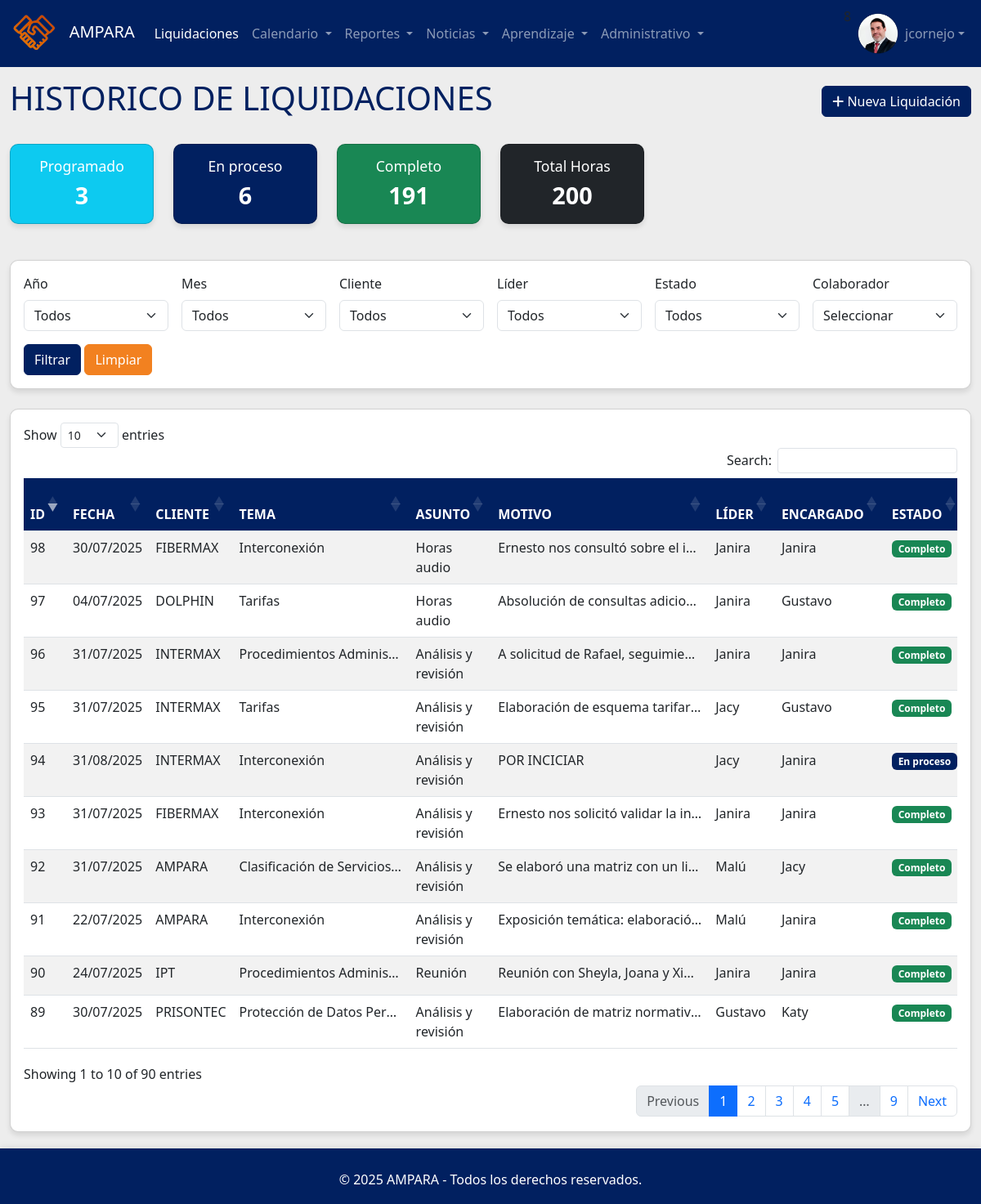
The page /liquidaciones.php (signed in) on the database its author committed.
### tables this page shows
CREATE TABLE `empleado` (
  `idempleado` int(11) NOT NULL,
  `nombres` varchar(100) NOT NULL,
  `paterno` varchar(50) NOT NULL,
  `materno` varchar(50) NOT NULL,
  `nombrecorto` varchar(50) DEFAULT NULL,
  `dni` varchar(10) NOT NULL,
  `nacimiento` date NOT NULL,
  `lugarnacimiento` varchar(100) NOT NULL,
  `domicilio` varchar(150) NOT NULL,
  `estadocivil` varchar(50) NOT NULL,
  `correopersonal` varchar(100) NOT NULL,
  `correocorporativo` varchar(100) NOT NULL,
  `telcelular` varchar(15) NOT NULL,
  `telfijo` varchar(10) NOT NULL,
  `horasmeta` int(11) NOT NULL DEFAULT 30,
  `area` varchar(50) NOT NULL,
  `cargo` varchar(50) NOT NULL,
  `derechohabiente` varchar(50) NOT NULL,
  `cantidadhijos` int(11) NOT NULL,
  `contactoemergencia` varchar(100) NOT NULL,
  `nivelestudios` varchar(50) NOT NULL,
  `regimenpension` varchar(50) NOT NULL,
  `fondopension` varchar(50) NOT NULL,
  `cussp` varchar(50) NOT NULL,
  `modalidad` varchar(50) NOT NULL,
  `rutafoto` varchar(250) NOT NULL,
  `activo` int(11) NOT NULL,
  `editor` int(11) NOT NULL DEFAULT 0,
  `registrado` timestamp NOT NULL DEFAULT current_timestamp(),
  `modificado` timestamp NOT NULL DEFAULT current_timestamp()
);

CREATE TABLE `liquidacion` (
  `idliquidacion` int(11) NOT NULL,
  `fecha` date NOT NULL,
  `asunto` varchar(1500) NOT NULL,
  `tema` int(11) NOT NULL,
  `motivo` mediumtext NOT NULL,
  `tipohora` varchar(45) NOT NULL,
  `acargode` int(11) NOT NULL,
  `lider` int(11) NOT NULL,
  `cantidahoras` int(11) NOT NULL,
  `estado` varchar(50) NOT NULL,
  `idcontratocli` int(11) NOT NULL,
  `idpresupuesto` int(11) NOT NULL,
  `activo` int(11) NOT NULL,
  `editor` int(11) NOT NULL DEFAULT 1,
  `registrado` timestamp NOT NULL DEFAULT current_timestamp(),
  `modificado` timestamp NOT NULL DEFAULT current_timestamp()
);

CREATE TABLE `cliente` (
  `idcliente` int(11) NOT NULL,
  `razonsocial` varchar(50) NOT NULL,
  `nombrecomercial` varchar(50) NOT NULL,
  `ruc` varchar(15) NOT NULL,
  `direccion` varchar(150) NOT NULL,
  `telefono` varchar(15) NOT NULL,
  `sitioweb` varchar(150) NOT NULL,
  `representante` varchar(100) NOT NULL,
  `telrepresentante` varchar(15) NOT NULL,
  `correorepre` varchar(150) NOT NULL,
  `gerente` varchar(150) NOT NULL,
  `telgerente` varchar(15) NOT NULL,
  `correogerente` varchar(150) NOT NULL,
  `activo` int(11) NOT NULL DEFAULT 1,
  `editor` int(11) NOT NULL DEFAULT 1,
  `registrado` timestamp NOT NULL DEFAULT current_timestamp(),
  `modificado` timestamp NOT NULL DEFAULT current_timestamp()
);

CREATE TABLE `tema` (
  `idtema` int(11) NOT NULL,
  `descripcion` varchar(500) NOT NULL,
  `idencargado` int(11) DEFAULT NULL,
  `comentario` varchar(500) NOT NULL,
  `activo` int(11) NOT NULL DEFAULT 1,
  `editor` int(11) NOT NULL DEFAULT 1,
  `registrado` int(11) NOT NULL DEFAULT current_timestamp(),
  `modificado` int(11) NOT NULL DEFAULT current_timestamp()
);

### funciones.php (called while the page is built, shortened)
<?php
require_once 'conexion.php';
function obtenerLiquidaciones($filtros = []) {
    global $pdo;
    $sql = "SELECT LIQ.idliquidacion AS 'ID', LIQ.fecha AS 'FECHA', CLI.nombrecomercial AS 'CLIENTE',
            TEM.descripcion AS TEMA, LIQ.asunto AS ASUNTO, LIQ.motivo as MOTIVO,
            LID.nombrecorto AS 'LIDER', LIQ.lider AS 'ID_LIDER', CAR.nombrecorto AS 'ENCARGADO', LIQ.estado AS 'ESTADO',
            LIQ.cantidahoras AS 'HORAS', LIQ.tipohora AS 'TIPOHORA'
            FROM liquidacion LIQ
            INNER JOIN contratocliente CON ON LIQ.idcontratocli=CON.idcontratocli
            INNER JOIN cliente CLI ON CLI.idcliente=CON.idcliente
            INNER JOIN empleado LID ON LIQ.lider=LID.idempleado
            INNER JOIN empleado CAR ON LIQ.acargode=CAR.idempleado
            INNER JOIN tema TEM ON LIQ.tema=TEM.idtema
            WHERE LIQ.activo=1";
    $params = [];
    $sql .= " ORDER BY LIQ.idliquidacion DESC";
    $stmt = $pdo->prepare($sql);
    $stmt->execute($params);
    return $stmt->fetchAll(PDO::FETCH_ASSOC);
}
function obtenerEstadisticasHoras($filtros = []) {
    global $pdo;
    $sql = "SELECT SUM(CASE WHEN estado = 'Programado' THEN cantidahoras ELSE 0 END) AS programado, SUM(CASE WHEN estado = 'En revisión' THEN cantidahoras ELSE 0 END) AS en_revision, SUM(CASE WHEN estado = 'En proceso' THEN cantidahoras ELSE 0 END) AS en_proceso, SUM(CASE WHEN estado = 'Completo' THEN cantidahoras ELSE 0 END) AS completo, SUM(cantidahoras) AS total FROM liquidacion LIQ INNER JOIN contratocliente CON ON LIQ.idcontratocli=CON.idcontratocli INNER JOIN cliente CLI ON CLI.idcliente=CON.idcliente INNER JOIN empleado LID ON LIQ.lider=LID.idempleado WHERE LIQ.activo=1";
    $params = [];
    $stmt = $pdo->prepare($sql);
    $stmt->execute($params);
    return $stmt->fetch(PDO::FETCH_ASSOC);
}
?>

### liquidaciones.php (the view, shortened to what this page needs)
<?php
require_once 'includes/header.php';
require_once 'funciones.php';
$filtros = [
    'anio' => $_GET['anio'] ?? null,
    'mes' => $_GET['mes'] ?? null,
    'cliente' => $_GET['cliente'] ?? null,
    'lider' => $_GET['lider'] ?? null,
    'estado' => $_GET['estado'] ?? null
];
$liquidaciones = obtenerLiquidaciones($filtros);
$estadisticas = obtenerEstadisticasHoras($filtros);
?>
<div class="container-fluid mt-4">
    <div class="d-flex justify-content-between align-items-center mb-4">
        <h1 class="text-primary">HISTORICO DE LIQUIDACIONES</h1>
            <?php if (isset($_SESSION['tipo_usuario']) && ($_SESSION['tipo_usuario'] == 1 || $_SESSION['tipo_usuario'] == 2)): ?>
    <a href="registrar_liquidacion.php" class="btn btn-primary">
        <i class="fas fa-plus"></i> Nueva Liquidación
    </a>
<?php endif; ?>
    </div>
    <div class="row mb-4">
        <?php if (($estadisticas['programado'] ?? 0) > 0): ?>
        <div class="col-md-2">
            <div class="card bg-info text-white">
                <div class="card-body estadisticas-card-body">
                    <h3 class="card-title">Programado</h3>
                    <h2 class="card-text"><?= $estadisticas['programado'] ?></h2>
                </div>
            </div>
        </div>
        <?php endif; ?>
        <?php if (($estadisticas['en_proceso'] ?? 0) > 0): ?>
        <div class="col-md-2">
            <div class="card bg-primary text-white">
                <div class="card-body estadisticas-card-body">
                    <h3 class="card-title">En proceso</h3>
                    <h2 class="card-text"><?= $estadisticas['en_proceso'] ?></h2>
                </div>
            </div>
        </div>
        <?php endif; ?>
        <?php if (($estadisticas['completo'] ?? 0) > 0): ?>
        <div class="col-md-2">
            <div class="card bg-success text-white">
                <div class="card-body estadisticas-card-body">
                    <h3 class="card-title">Completo</h3>
                    <h2 class="card-text"><?= $estadisticas['completo'] ?></h2>
                </div>
            </div>
        </div>
        <?php endif; ?>
        <?php
        if (($estadisticas['total'] ?? 0) > 0):
        ?>
        <div class="col-md-2">
            <div class="card bg-dark text-white">
                <div class="card-body estadisticas-card-body">
                    <h3 class="card-title">Total Horas</h3>
                    <h2 class="card-text"><?= $estadisticas['total'] ?></h2>
                </div>
            </div>
        </div>
        <?php endif; ?>
    </div>
    <div class="card mb-4">
        <div class="card-body">
            <form id="filtrosForm" method="GET" class="row g-3">
                <div class="col-md-2">
                    <label for="anio" class="form-label">Año</label>
                    <select id="anio" name="anio" class="form-select">
                        <option value="">Todos</option>
                    </select>
                </div>
                <div class="col-md-2">
                    <label for="mes" class="form-label">Mes</label>
                    <select id="mes" name="mes" class="form-select">
                        <option value="">Todos</option>
                    </select>
                </div>
                <div class="col-md-2">
                    <label for="cliente" class="form-label">Cliente</label>
                    <select id="cliente" name="cliente" class="form-select">
                        <option value="">Todos</option>
                    </select>
                </div>
                <div class="col-md-2">
                    <label for="lider" class="form-label">Líder</label>
                    <select id="lider" name="lider" class="form-select">
                        <option value="">Todos</option>
                    </select>
                </div>
                <div class="col-md-2">
                    <label for="estado" class="form-label">Estado</label>
                    <select id="estado" name="estado" class="form-select">
                        <option value="">Todos</option>
                    </select>
                </div>
                <div class="col-md-2">
                    <label for="colaborador" class="form-label">Colaborador</label>
                    <select id="colaborador" name="colaborador" class="form-select">
                        <option value="">Seleccionar</option>
                    </select>
                </div>
                <div class="col-md-12">
                    <button type="submit" class="btn btn-primary">Filtrar</button>
                    <button type="button" id="limpiarFiltros" class="btn btn-orange">Limpiar</button>
                </div>
            </form>
        </div>
    </div>
    <div class="card">
        <div class="card-body">
            <div class="table-responsive">
                <table id="tablaLiquidaciones" class="table table-striped table-hover">
                    <thead>
                        <tr>
                            <th>ID</th>
                            <th>FECHA</th>
                            <th>CLIENTE</th>
                            <th>TEMA</th>
                            <th>ASUNTO</th>
                            <th>MOTIVO</th>
                            <th>LÍDER</th>
                            <th>ENCARGADO</th>
                            <th>ESTADO</th>
                        </tr>
                    </thead>
                    <tbody>
                        <?php foreach ($liquidaciones as $liq): ?>
                            <tr>
                                <td><?= $liq['ID'] ?></td>
                                <td><?= date('d/m/Y', strtotime($liq['FECHA'])) ?></td>
                                <td><?= htmlspecialchars($liq['CLIENTE']) ?></td>
                                <td><?= htmlspecialchars($liq['TEMA']) ?></td>
                                <td><?= htmlspecialchars($liq['ASUNTO']) ?></td>
                                <td><?= htmlspecialchars($liq['MOTIVO']) ?></td>
                                <td><?= htmlspecialchars($liq['LIDER']) ?></td>
                                <td><?= htmlspecialchars($liq['ENCARGADO']) ?></td>
                                <td>
                                    <span class="badge
                                        <?= $liq['ESTADO'] == 'Programado' ? 'bg-info' : '' ?>
                                        <?= $liq['ESTADO'] == 'En revisión' ? 'bg-warning' : '' ?>
                                        <?= $liq['ESTADO'] == 'En proceso' ? 'bg-primary' : '' ?>
                                        <?= $liq['ESTADO'] == 'Completo' ? 'bg-success' : '' ?>">
                                        <?= $liq['ESTADO'] ?>
                                    </span>
                                </td>
                            </tr>
                        <?php endforeach; ?>
                    </tbody>
                </table>
            </div>
        </div>
    </div>
</div>
<?php require_once 'includes/footer.php'; ?>

### includes/header.php (shortened to what this page needs)
<?php
require_once 'conexion.php';
$ruta_foto_usuario = 'img/fotos/empleados/usuario01.png';
$nombre_usuario_display = 'Usuario';
$tipo_usuario_actual = null;
if (isset($_SESSION['idusuario'])) {
    if (isset($_SESSION['nombre_usuario'])) {
        $nombre_usuario_display = htmlspecialchars($_SESSION['nombre_usuario']);
    }
    if (isset($_SESSION['idemp']) && $pdo) {
        try {
            $stmt_foto = $pdo->prepare("SELECT rutafoto FROM empleado WHERE idempleado = :idemp AND activo = 1");
            $stmt_foto->bindParam(':idemp', $_SESSION['idemp']);
            $stmt_foto->execute();
            $empleado_info = $stmt_foto->fetch(PDO::FETCH_ASSOC);
            if ($empleado_info && !empty($empleado_info['rutafoto'])) {
                $ruta_foto_usuario = htmlspecialchars($empleado_info['rutafoto']);
            }
        } catch (PDOException $e) {
            error_log("Error al obtener rutafoto: " . $e->getMessage());
        }
    }
    if (isset($_SESSION['tipo_usuario'])) {
        $tipo_usuario_actual = $_SESSION['tipo_usuario'];
    }
}
?>
<!DOCTYPE html>
<html lang="es">
<head>
    <link href="https://cdn.jsdelivr.net/npm/bootstrap@5.3.0/dist/css/bootstrap.min.css" rel="stylesheet">
    <link rel="stylesheet" href="https://cdnjs.cloudflare.com/ajax/libs/font-awesome/6.0.0/css/all.min.css">
    <link rel="stylesheet" href="https://cdn.datatables.net/1.11.5/css/dataTables.bootstrap5.min.css">
    <link rel="stylesheet" href="css/estilo.css">
</head>
<body>
    <nav class="navbar navbar-expand-lg navbar-dark bg-primary fixed-top">
        <div class="container-fluid">
            <a class="navbar-brand" href="index.php">
                <img src="img/logo_0.png" alt="Logo" style="height: 50px; margin-right: 10px;">
               AMPARA
            </a>
            <div class="collapse navbar-collapse" id="navbarNavPrincipal">
                <ul class="navbar-nav me-auto mb-2 mb-lg-0">
                    <li class="nav-item">
                        <a class="nav-link active" aria-current="page" href="liquidaciones.php">Liquidaciones</a>
                    </li>
                     <li class="nav-item dropdown">
                        <a class="nav-link dropdown-toggle" href="#" id="navbarDropdownCalendario" role="button" data-bs-toggle="dropdown" aria-expanded="false">
                            Calendario
                        </a>
                    </li>
                    <li class="nav-item dropdown">
                        <a class="nav-link dropdown-toggle" href="#" id="navbarDropdownReportes" role="button" data-bs-toggle="dropdown" aria-expanded="false">
                            Reportes
                        </a>
                    </li>
                    <li class="nav-item dropdown">
                        <a class="nav-link dropdown-toggle" href="#" id="navbarDropdownNoticias" role="button" data-bs-toggle="dropdown" aria-expanded="false">
                            Noticias
                        </a>
                    </li>
                      <li class="nav-item dropdown">
                        <a class="nav-link dropdown-toggle" href="#" id="navbarDropdownAprendizaje" role="button" data-bs-toggle="dropdown" aria-expanded="false">
                            Aprendizaje
                        </a>
                    </li>
                    <?php if ($tipo_usuario_actual == 1):  ?>
                    <li class="nav-item dropdown">
                        <a class="nav-link dropdown-toggle" href="#" id="navbarDropdownAdministrativo" role="button" data-bs-toggle="dropdown" aria-expanded="false">
                            Administrativo
                        </a>
                    </li>
                    <?php endif;?>
                </ul>
                <ul class="navbar-nav ms-auto">
                    <?php if (isset($_SESSION['idusuario'])): echo $_SESSION['idemp'];?>
                        <li class="nav-item dropdown">
                            <a class="nav-link dropdown-toggle d-flex align-items-center" href="#" id="navbarDropdownUser" role="button" data-bs-toggle="dropdown" aria-expanded="false">
                                <img  src="<?php echo $ruta_foto_usuario; ?>" alt="Foto de perfil" class="rounded-circle me-2 user-avatar"  style="height: 50px; width: 50px;">
                                <?php echo $nombre_usuario_display; ?>
                            </a>
                        </li>
                    <?php else: ?>
                        <li class="nav-item">
                            <a class="nav-link" href="../login.php">Iniciar Sesión</a>
                        </li>
                    <?php endif; ?>
                </ul>
            </div>
        </div>
    </nav>
    <div class="container-fluid main-content">
    </div>

### rows shown on the page
empleado: rutafoto (picture)
liquidacion: idliquidacion "98", fecha "30/07/2025", cliente.nombrecomercial "FIBERMAX", tema.descripcion "Interconexión", asunto "Horas audio", motivo "Ernesto nos consultó sobre el i…", acargode.nombrecorto "Janira", estado "Completo"
liquidacion: idliquidacion "97", fecha "04/07/2025", cliente.nombrecomercial "DOLPHIN", tema.descripcion "Tarifas", asunto "Horas audio", motivo "Absolución de consultas adicio…", empleado.nombrecorto "Janira", acargode.nombrecorto "Gustavo", estado "Completo"
liquidacion: idliquidacion "96", fecha "31/07/2025", cliente.nombrecomercial "INTERMAX", tema.descripcion "Procedimientos Adminis…", asunto "Análisis y revisión", motivo "A solicitud de Rafael, seguimie…", acargode.nombrecorto "Janira", estado "Completo"
liquidacion: idliquidacion "95", fecha "31/07/2025", cliente.nombrecomercial "INTERMAX", tema.descripcion "Tarifas", asunto "Análisis y revisión", motivo "Elaboración de esquema tarifar…", empleado.nombrecorto "Jacy", acargode.nombrecorto "Gustavo", estado "Completo"
liquidacion: idliquidacion "94", fecha "31/08/2025", cliente.nombrecomercial "INTERMAX", tema.descripcion "Interconexión", asunto "Análisis y revisión", motivo "POR INCICIAR", empleado.nombrecorto "Jacy", acargode.nombrecorto "Janira", estado "En proceso"
liquidacion: idliquidacion "93", fecha "31/07/2025", cliente.nombrecomercial "FIBERMAX", tema.descripcion "Interconexión", asunto "Análisis y revisión", motivo "Ernesto nos solicitó validar la in…", acargode.nombrecorto "Janira", estado "Completo"
liquidacion: idliquidacion "92", fecha "31/07/2025", cliente.nombrecomercial "AMPARA", tema.descripcion "Clasificación de Servicios…", asunto "Análisis y revisión", motivo "Se elaboró una matriz con un li…", empleado.nombrecorto "Malú", acargode.nombrecorto "Jacy", estado "Completo"
liquidacion: idliquidacion "91", fecha "22/07/2025", cliente.nombrecomercial "AMPARA", tema.descripcion "Interconexión", asunto "Análisis y revisión", motivo "Exposición temática: elaboració…", empleado.nombrecorto "Malú", acargode.nombrecorto "Janira", estado "Completo"
liquidacion: idliquidacion "90", fecha "24/07/2025", cliente.nombrecomercial "IPT", tema.descripcion "Procedimientos Adminis…", asunto "Reunión", motivo "Reunión con Sheyla, Joana y Xi…", acargode.nombrecorto "Janira", estado "Completo"
liquidacion: idliquidacion "89", fecha "30/07/2025", cliente.nombrecomercial "PRISONTEC", tema.descripcion "Protección de Datos Per…", asunto "Análisis y revisión", motivo "Elaboración de matriz normativ…", empleado.nombrecorto "Gustavo", acargode.nombrecorto "Katy", estado "Completo"

### other values the page prints
$nombre_usuario_display "jcornejo"
$estadisticas['programado'] "3"
$estadisticas['en_proceso'] "6"
$estadisticas['completo'] "191"
$estadisticas['total'] "200"
